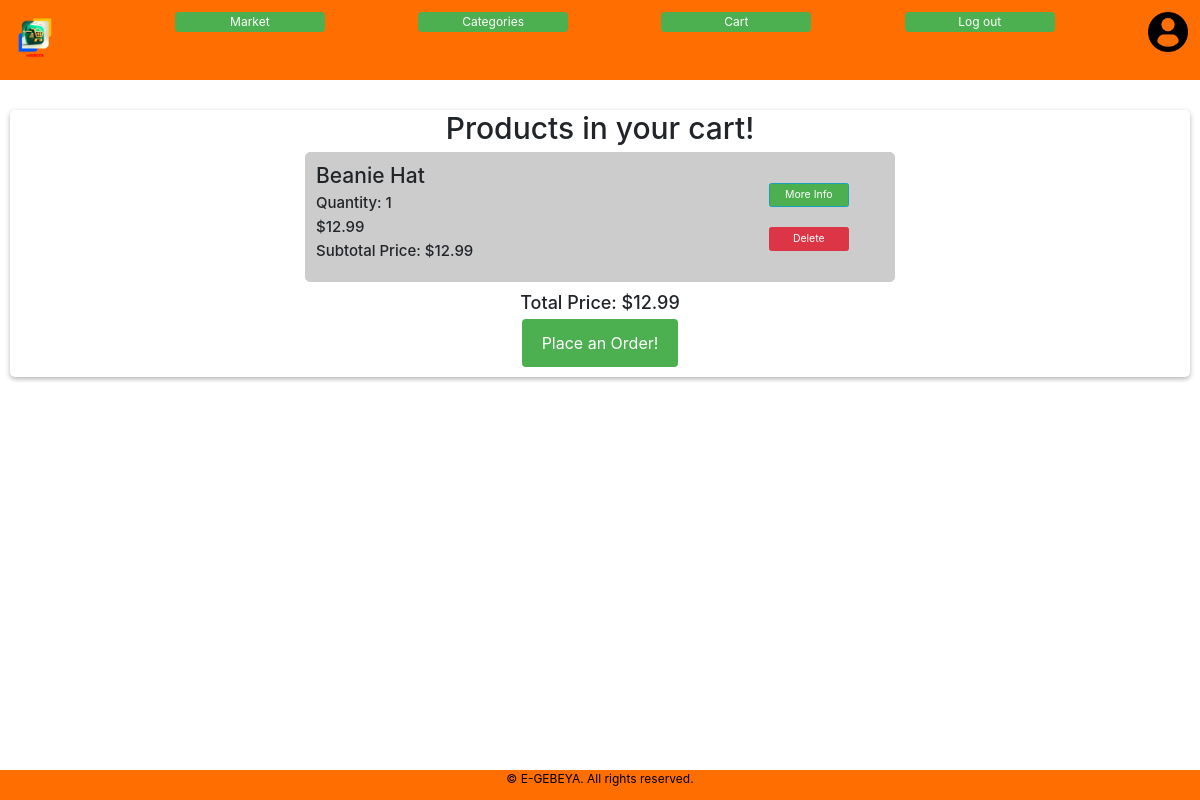
Page /cart (signed in) on the committed database.
### packages/models.py (models this page shows)
class Product(db.Model):
    id = db.Column(db.Integer(), primary_key=True)
    title = db.Column(db.String(length=20), nullable=False, unique=True)
    category = db.Column(db.String(length=20), nullable=False)
    image = db.Column(db.String(length=20), nullable=False, unique=True)
    price = db.Column(db.Integer(), nullable=False)
    description = db.Column(db.String(length=1024), nullable=False, unique=True)

### packages/routes.py (the view)
@app.route('/cart', methods=['GET','POST'])
@login_required
def cart():
    purchase_form = PurchaseItemForm()  # Assuming PurchaseItemForm is defined
    cart_entries = Cart.query.filter_by(user_id=current_user.id).all()
    products_in_cart = []
    total_price = 0
    for cart_entry in cart_entries:
        product = Product.query.get(cart_entry.product_id)
        products_in_cart.append((product, cart_entry.quantity))
        total_price += product.price * cart_entry.quantity
    return render_template('cart.html', products_in_cart=products_in_cart, total_price=total_price, purchase_form=purchase_form)

### packages/models.py (called while the page is built)
@login_manager.user_loader
def Load_user(user_id):
    return User.query.get(int(user_id))

### packages/templates/cart.html (shortened to what this page needs)
{% extends 'base.html' %}
{% block css %}
<link href="{{ url_for('static', filename='base.css') }}" rel="stylesheet">
<link href="{{ url_for('static', filename='cart.css') }}" rel="stylesheet">
<link href="{{ url_for('static', filename='modal.css') }}" rel="stylesheet">
{% endblock %}
{% block content %}
<div id="cart-container">
    <h1>Products in your cart!</h1>
    {% if products_in_cart %}
        {% for product, quantity in products_in_cart %}
        <div class="product-item">
        <div class="product-details">
            <h3>{{ product.title }}</h3>
            <h5>Quantity: {{ quantity }}</h5>
            <h5>${{ product.price }}</h5>
            <h5>Subtotal Price: ${{ product.price * quantity }}</h5>
        </div>
        <div class="action-buttons">
            <button type="button" class="btn btn-info btn-sm info" data-toggle="modal" data-target="#Modal-MoreInfo{{ product.id }}">
                More Info
            </button>
            <form method="POST" action="{{ url_for('delete_item_from_cart', item_id=product.id) }}">
                <button type="submit" class="btn btn-danger btn-sm delete">Delete</button>
            </form>
        </div>
    </div>
        {% endfor %}
        <h4>Total Price: ${{ total_price }}</h4>
        <button type="button" class="btn checkout" data-toggle="modal" data-target="#checkoutModal">
            Place an Order!
        </button>
    {% else %}
        <p>You don't have any items in your cart.</p>
    {% endif %}
</div>
{% endblock %}

### packages/static/base.css (style rules this page uses)
html { box-sizing: border-box; font-family: 'Courier New', Courier, monospace; font-size: 12px; }
* { box-sizing: border-box; }
*, *:before, *:after { box-sizing: inherit; }
body { margin: 0; }

### packages/static/cart.css (style rules this page uses)
#cart-container { display: flex; flex-direction: column; align-items: center; justify-content: center; }
.product-item { display: flex; flex-direction: row; align-items: flex-start; padding: 10px; border: 1px solid #ccc; border-radius: 5px; margin-bottom: 10px; width: 50%; background-color:#ccc; }
.product-details { width: 75%; text-align: left; }
.action-buttons { display: flex; flex-direction: column; align-items: center; justify-content: center; margin: 10px; width: 20%; }
.action-buttons button { margin: 10px; }
.delete { width: 80px; }
.info { width: 80px; background-color: #4CAF50; }
.checkout { background-color: #4CAF50; color: #fff; border: none; border-radius: 4px; padding: 12px 20px; cursor: pointer; font-size: 16px; margin-bottom: 10px; }

### rows in the picture
Product: title "Beanie Hat", quantity "1", price "12.99", product.price*quantity "12.99"

### other values in the picture
{{ total_price }} "12.99"
